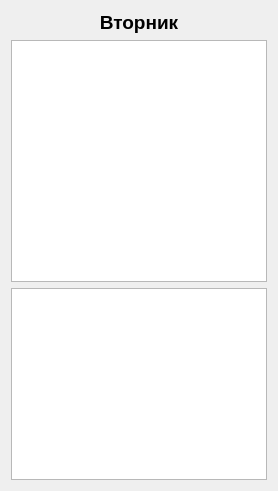
         <widget class="QWidget" name="Tuesday" native="true">
          <property name="minimumSize">
           <size>
            <width>240</width>
            <height>370</height>
           </size>
          </property>
          <layout class="QVBoxLayout" name="verticalLayout_8">
           <item>
            <widget class="QLabel" name="Tue">
             <property name="font">
              <font>
               <pointsize>14</pointsize>
               <weight>75</weight>
               <bold>true</bold>
              </font>
             </property>
             <property name="styleSheet">
              <string notr="true">QLable { font-size: 14px; }</string>
             </property>
             <property name="text">
              <string>Вторник</string>
             </property>
             <property name="alignment">
              <set>Qt::AlignCenter</set>
             </property>
            </widget>
           </item>
           <item>
            <widget class="QTableWidget" name="Tue_school">
             <property name="minimumSize">
              <size>
               <width>0</width>
               <height>242</height>
              </size>
             </property>
             <property name="maximumSize">
              <size>
               <width>16777215</width>
               <height>242</height>
              </size>
             </property>
             <property name="font">
              <font>
               <pointsize>10</pointsize>
              </font>
             </property>
            </widget>
           </item>
           <item>
            <widget class="QTableWidget" name="Tue_note">
             <property name="maximumSize">
              <size>
               <width>16777215</width>
               <height>16777215</height>
              </size>
             </property>
            </widget>
           </item>
          </layout>
         </widget>
